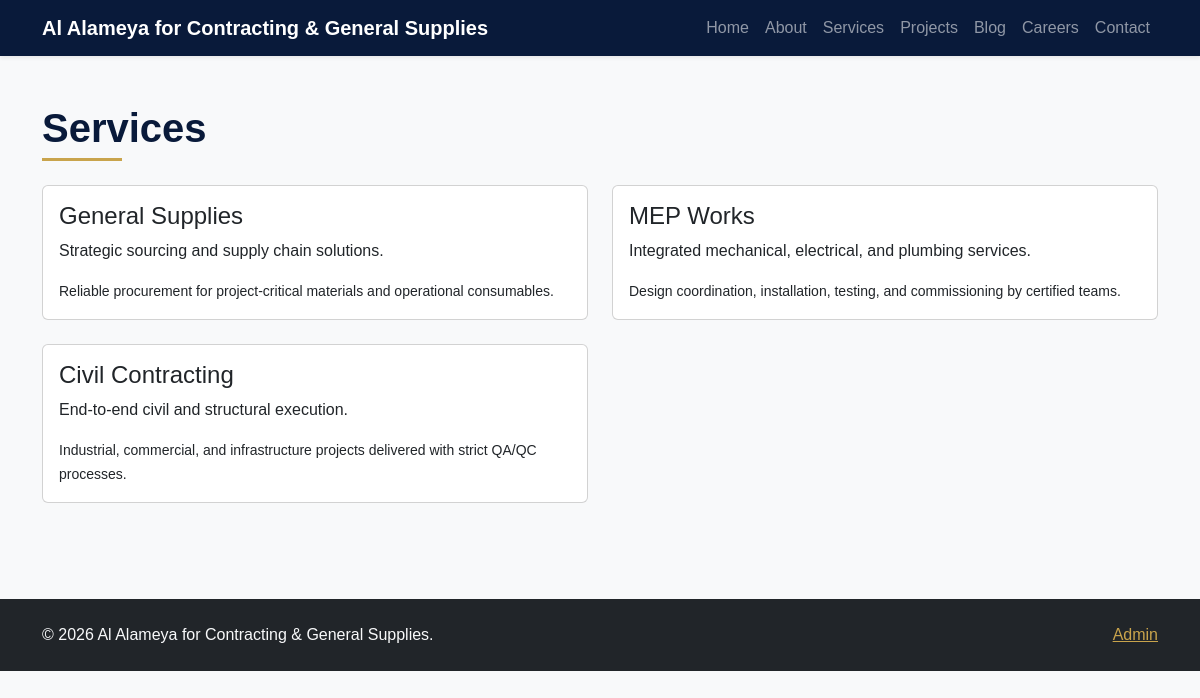
/services, run on the app's committed database.
### tables this page shows
CREATE TABLE services (
  id INT AUTO_INCREMENT PRIMARY KEY,
  title VARCHAR(180) NOT NULL,
  summary VARCHAR(255) NOT NULL,
  details TEXT NOT NULL,
  created_at TIMESTAMP DEFAULT CURRENT_TIMESTAMP
);

### app/core/Controller.php (called while the page is built, shortened)
<?php
class Controller
{
    protected function view(string $view, array $data = []): void
    {
        extract($data, EXTR_SKIP);
        $viewPath = dirname(__DIR__) . '/views/' . $view . '.php';
        require dirname(__DIR__) . '/views/layouts/header.php';
        require $viewPath;
        require dirname(__DIR__) . '/views/layouts/footer.php';
    }
}

### app/controllers/PageController.php (called while the page is built, shortened)
<?php
class PageController extends Controller
{
    private ContentModel $content;
    public function __construct()
    {
        $this->content = new ContentModel();
        $this->config = require dirname(__DIR__, 2) . '/.env.php';
    }
    private function siteData(string $title, string $description): array
    {
        return [
            'metaTitle' => $title,
            'metaDescription' => $description,
            'settings' => (new Setting())->allKeyed(),
        ];
    }
    public function services(): void { $services = $this->content->getAll('services'); $this->view('pages/services', array_merge($this->siteData('Services', 'Our contracting and supply services.'), compact('services'))); }
}

### app/core/Router.php (called while the page is built, shortened)
<?php
class Router
{
    private array $routes = [];
    public function get(string $path, array $handler): void
    {
        $this->routes['GET'][$path] = $handler;
    }
    public function post(string $path, array $handler): void
    {
        $this->routes['POST'][$path] = $handler;
    }
    public function dispatch(string $method, string $uri): void
    {
        $path = parse_url($uri, PHP_URL_PATH) ?: '/';
        $path = rtrim($path, '/') ?: '/';
        [$controllerClass, $action] = $this->routes[$method][$path];
        $controller = new $controllerClass();
        $controller->{$action}();
    }
}

### public_html/index.php (called while the page is built, shortened)
<?php
spl_autoload_register(function ($class) {
    $prefix = 'App\\';
    $relative = str_replace('\\', '/', substr($class, strlen($prefix)));
    $parts = explode('/', $relative);
    if (!empty($parts[0])) {
        $parts[0] = strtolower($parts[0]);
    }
    $path = dirname(__DIR__) . '/app/' . implode('/', $parts) . '.php';
});
$config = require dirname(__DIR__) . '/.env.php';
$router = new Router();
$router->get('/', [PageController::class, 'home']);
$router->get('/about', [PageController::class, 'about']);
$router->get('/services', [PageController::class, 'services']);
$router->get('/projects', [PageController::class, 'projects']);
$router->get('/blog', [PageController::class, 'blog']);
$router->get('/careers', [PageController::class, 'careers']);
$router->get('/contact', [PageController::class, 'contact']);
$router->post('/contact-submit', [PageController::class, 'submitContact']);
$router->dispatch($_SERVER['REQUEST_METHOD'], $_SERVER['REQUEST_URI']);

### .env.php (called while the page is built)
<?php
return [
    'app' => [
        'name' => 'Al Alameya for Contracting & General Supplies',
        'url' => 'https://your-domain.aeonfree.com',
        'env' => 'production',
        'debug' => false,
        'timezone' => 'Africa/Cairo',
        'cache_path' => __DIR__ . '/cache',
        'uploads_url' => '/uploads/',
        'uploads_path' => __DIR__ . '/public_html/uploads/',
    ],
    'db' => [
        'host' => 'sqlXXX.byetcluster.com',
        'dbname' => 'epiz_xxxxx_alameya',
        'user' => 'epiz_xxxxx',
        'pass' => 'CHANGE_ME',
        'charset' => 'utf8mb4',
        'connect_timeout' => 5,
    ],
    'security' => [
        'session_name' => 'ALAMEYASESSID',
        'csrf_key' => 'CHANGE_WITH_LONG_RANDOM_STRING',
        'contact_rate_limit_seconds' => 30,
        'login_rate_limit_seconds' => 2,
    ],
    'performance' => [
        'cache_enabled' => true,
        'cache_path' => __DIR__ . '/cache',
        'cache_ttl_home' => 180,
        'cache_ttl_settings' => 300,
        'max_upload_size_bytes' => 1048576,
    ],
];

### app/core/Database.php (called while the page is built, shortened)
<?php
class Database
{
    private static ?PDO $connection = null;
    public static function connection(): PDO
    {
        if (self::$connection !== null) {
            return self::$connection;
        }
        $config = require dirname(__DIR__, 2) . '/.env.php';
        $db = $config['db'];
        $dsn = sprintf('mysql:host=%s;dbname=%s;charset=%s', $db['host'], $db['dbname'], $db['charset']);
        try {
            self::$connection = new PDO($dsn, $db['user'], $db['pass'], [
                PDO::ATTR_ERRMODE => PDO::ERRMODE_EXCEPTION,
                PDO::ATTR_DEFAULT_FETCH_MODE => PDO::FETCH_ASSOC,
                PDO::ATTR_EMULATE_PREPARES => false,
                PDO::ATTR_TIMEOUT => (int) ($db['connect_timeout'] ?? 5),
            ]);
        } catch (PDOException $e) {
            http_response_code(500);
            exit('Database connection failed.');
        }
        return self::$connection;
    }
}

### app/models/ContentModel.php (called while the page is built, shortened)
<?php
class ContentModel extends BaseModel
{
    public function getAll(string $table, int $limit = 100): array
    {
        $allowed = ['projects', 'services', 'blog_posts'];
        $sql = "SELECT * FROM {$table} ORDER BY id DESC LIMIT :limit";
        $stmt = $this->db->prepare($sql);
        $stmt->bindValue(':limit', $limit, \PDO::PARAM_INT);
        $stmt->execute();
        return $stmt->fetchAll();
    }
}

### app/models/BaseModel.php (called while the page is built, shortened)
<?php
abstract class BaseModel
{
    public function __construct()
    {
        $this->db = Database::connection();
    }
}

### app/views/pages/services.php (the view)
<section class="container py-5"><h1 class="section-title">Services</h1><div class="row g-4"><?php foreach ($services as $service): ?><div class="col-md-6"><div class="card h-100"><div class="card-body"><h4><?= htmlspecialchars($service['title']) ?></h4><p><?= htmlspecialchars($service['summary']) ?></p><small><?= htmlspecialchars($service['details']) ?></small></div></div></div><?php endforeach; ?></div></section>

### app/views/layouts/header.php (shortened to what this page needs)
<?php $site = $settings ?? []; ?>
<!doctype html>
<html lang="en">
<head>
    <link rel="stylesheet" href="https://cdn.jsdelivr.net/npm/bootstrap@5.3.3/dist/css/bootstrap.min.css">
    <link rel="stylesheet" href="/assets/css/style.css">
</head>
<body>
<nav class="navbar navbar-expand-lg navbar-dark bg-navy sticky-top shadow-sm">
    <div class="container">
        <a class="navbar-brand fw-bold" href="/"><?= htmlspecialchars($site['site_name'] ?? 'Al Alameya', ENT_QUOTES, 'UTF-8') ?></a>
        <div class="collapse navbar-collapse" id="navMenu">
            <ul class="navbar-nav ms-auto">
                <?php foreach ([
                    '/' => 'Home', '/about' => 'About', '/services' => 'Services', '/projects' => 'Projects', '/blog' => 'Blog', '/careers' => 'Careers', '/contact' => 'Contact'
                ] as $url => $label): ?>
                    <li class="nav-item"><a class="nav-link" href="<?= $url ?>"><?= $label ?></a></li>
                <?php endforeach; ?>
            </ul>
        </div>
    </div>
</nav>
<main>

### app/views/layouts/footer.php (shortened to what this page needs)
</main>
<footer class="py-4 bg-dark text-light mt-5">
    <div class="container d-flex justify-content-between flex-wrap gap-2">
        <span>© <?= date('Y') ?> Al Alameya for Contracting & General Supplies.</span>
        <span><a class="text-gold" href="/admin/login.php">Admin</a></span>
    </div>
</footer>
</body>
</html>

### public_html/assets/css/style.css (style rules this page uses)
:root { --navy:#091a3a;--gold:#c9a44c }
body { font-family:Arial,sans-serif;background:#f8f9fa }
.bg-navy { background:var(--navy) }
.text-gold { color:var(--gold) }
.section-title { color:var(--navy);font-weight:700;margin-bottom:1.5rem;position:relative }
.section-title:after { content:'';display:block;width:80px;height:3px;background:var(--gold);margin-top:.4rem }

### data on the page
services: title "General Supplies", summary "Strategic sourcing and supply chain solutions.", details "Reliable procurement for project-critical materials and operational consumables."
services: title "MEP Works", summary "Integrated mechanical, electrical, and plumbing services.", details "Design coordination, installation, testing, and commissioning by certified teams."
services: title "Civil Contracting", summary "End-to-end civil and structural execution.", details "Industrial, commercial, and infrastructure projects delivered with strict QA/QC processes."

### other printed values
$site['site_name'] "Al Alameya for Contracting & General Supplies"
$label "Home"
$label "About"
$label "Services"
$label "Projects"
$label "Blog"
$label "Careers"
$label "Contact"
